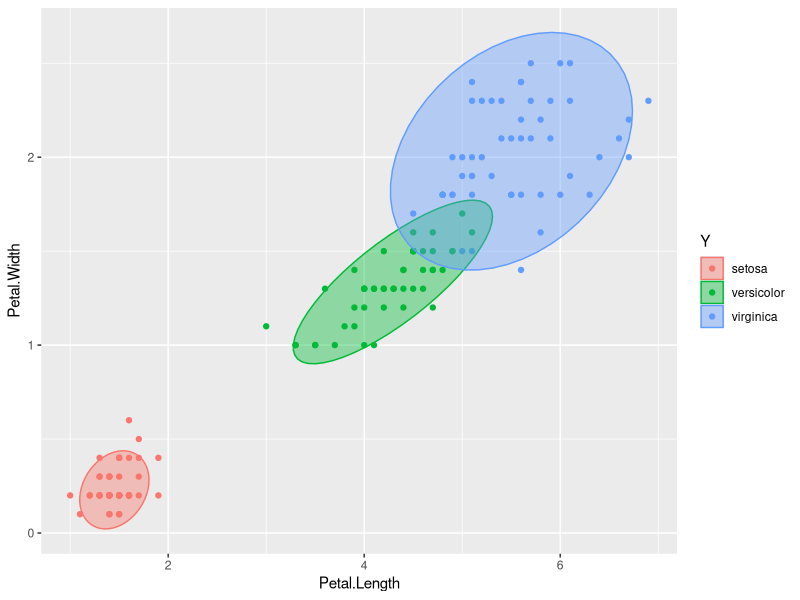
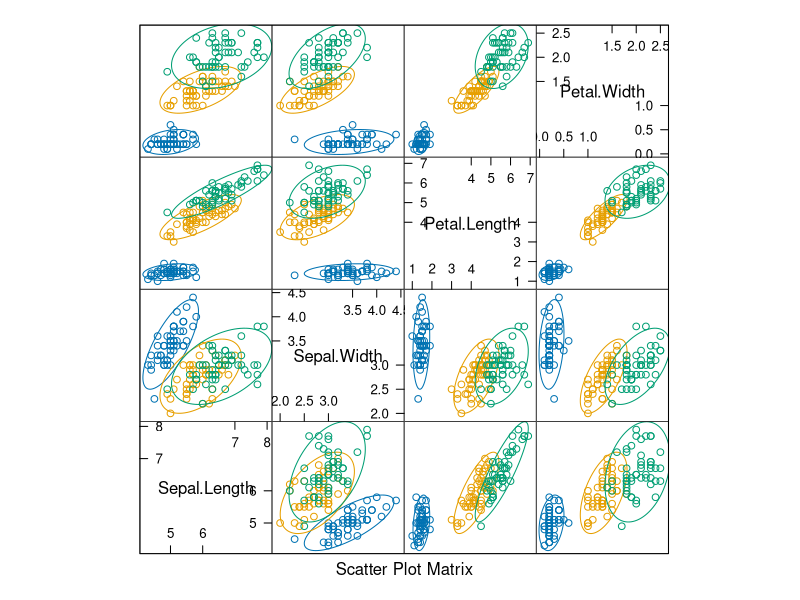
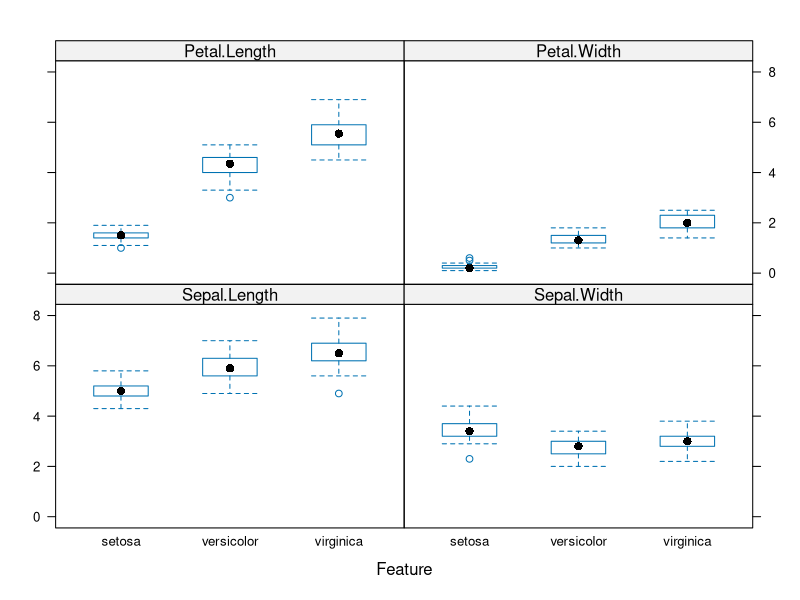
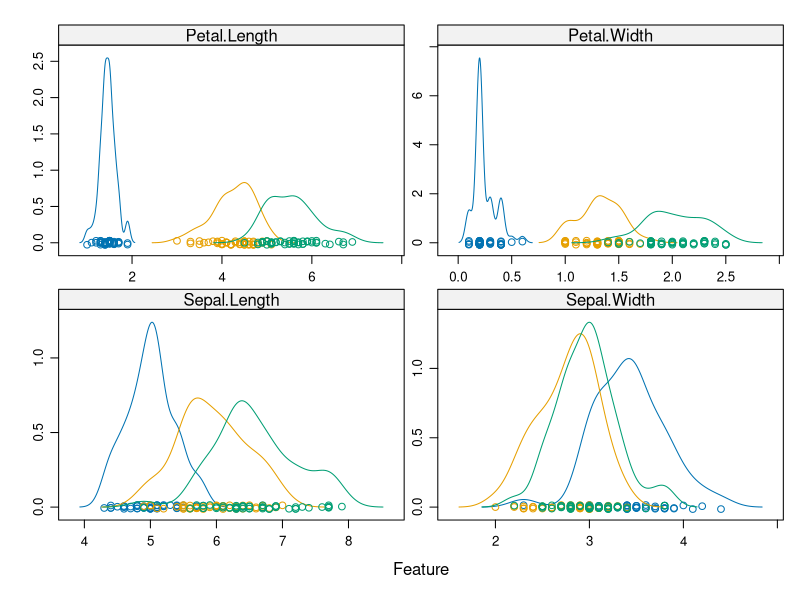
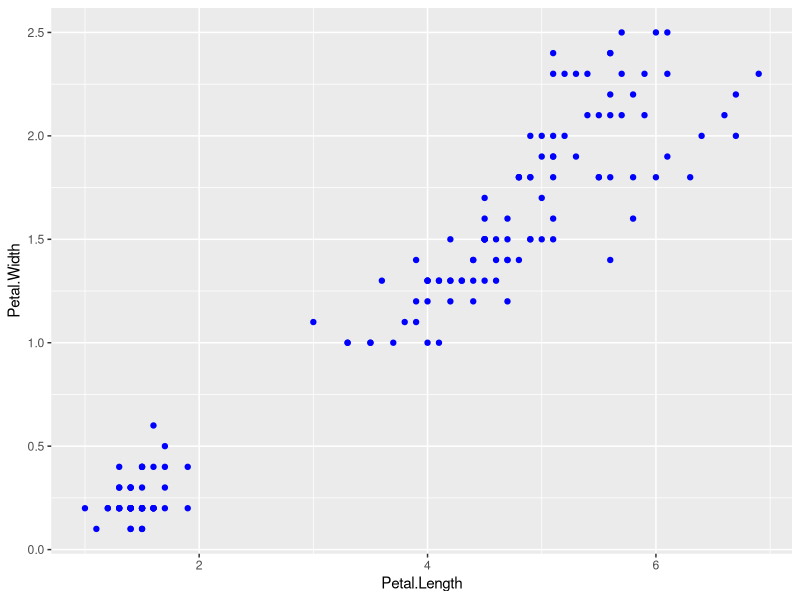
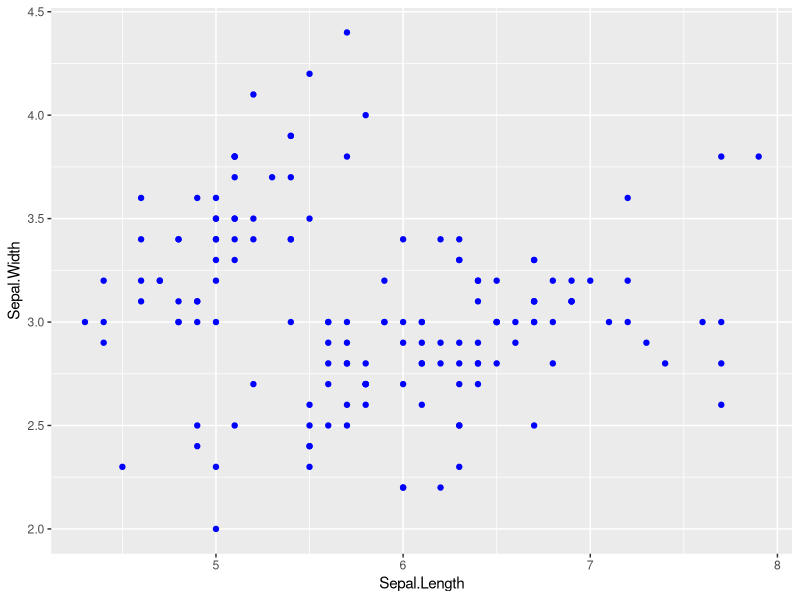
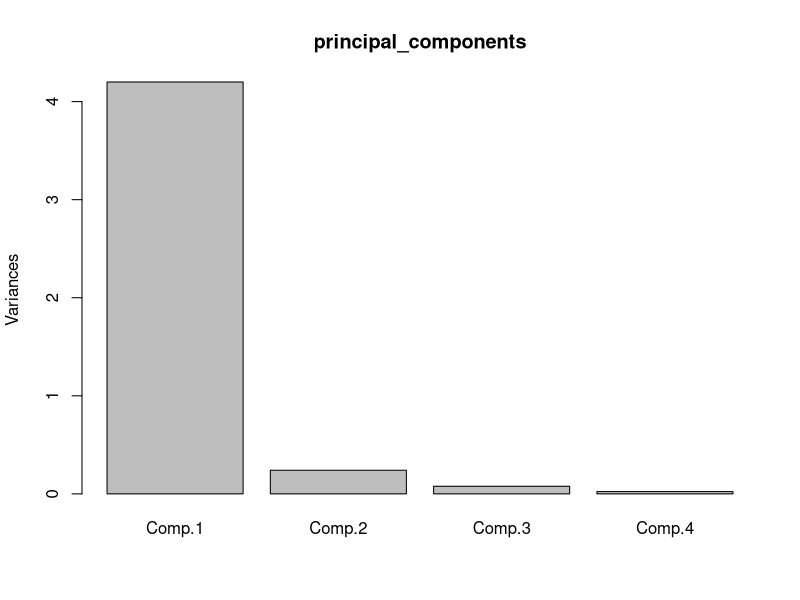
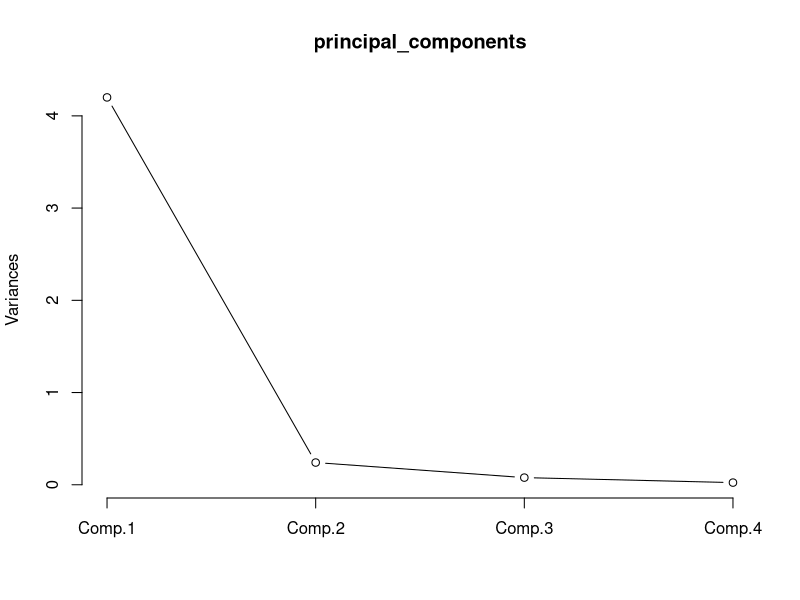

The R script that drew these images, in order: (Note: this script raises an error after producing the figures.)
##########################################
### Principal Component Analysis (PCA) ###
##########################################

library(caret)
library(ggfortify)

# PCA with iris dataset
iris.df <- iris
head(iris.df)

# creating another dataframe from iris dataset that contains the columns from 1 to 4
X <- iris.df[,1:4]
Y <- iris.df[,5]

## scatter plot of 2 variables colored by class
ggplot(X, aes(x = Petal.Length, y = Petal.Width, color = Y, fill = Y)) + geom_point() + 
  stat_ellipse(type = "t",geom = "polygon",alpha = 0.4)

## feature-class plots
featurePlot(x=X, y=Y, plot="ellipse")

featurePlot(x=X, y=Y, plot="box")

scales <- list(x=list(relation="free"), y=list(relation="free"))
featurePlot(x=X, y=Y, plot="density", scales=scales)

## Variance/Covariance/correlation

var(X$Petal.Width)
var(X$Petal.Length)
cov(X$Petal.Length,X$Petal.Width)
cor(X$Petal.Length,X$Petal.Width)

## scatter plot of 2 variables
ggplot(X, aes(x = Petal.Length, y = Petal.Width)) + geom_point(color="blue")

var(X$Sepal.Width)
var(X$Sepal.Length)
cov(X$Sepal.Length,X$Sepal.Width)
cor(X$Sepal.Length,X$Sepal.Width)

## scatter plot of 2 variables
ggplot(X, aes(x = Sepal.Length, y = Sepal.Width)) + geom_point(color="blue")


####### PCA #######

Xmat <- as.matrix(X)

Xc <- scale(Xmat, center = T, scale = F)

principal_components <- princomp(Xc)

summary(principal_components)

principal_components$loadings


# using the plot() function, we can plot the principal components.
plot(principal_components)

# plotting the principal_components using the a line in plot() functions 
plot(principal_components, type = "l")

# using rhw biplot() function we can plot the components
biplot(principal_components)

## using autoplot() function to plot the components
autoplot(principal_components, data = iris, colour = 'Species',
         loadings = TRUE, loadings.colour = 'blue',
         loadings.label = TRUE, loadings.label.size = 3, scale = 0)

## scatter plot of dataset in PCs
ggplot(principal_components$scores, aes(x = Comp.1, y = Comp.2)) + geom_point(color="blue")

# loadings
principal_components$loadings


####### PCA Manually #########

C <- cov(Xc)

C.eigens <-  eigen(C)

C.eigens$vectors
C.eigens$values

V <- C.eigens$vectors

T <- X %*% V

## scatter plot of dataset in PCs
ggplot(T, aes(x = T[,1], y = -T[,2])) + geom_point(color="blue")


####### Exercise #######

library(MASS)

Boston.c <- Boston

principal_components <- princomp(Boston.c)

principal_components$loadings

summary(principal_components)


####### THE END #######
